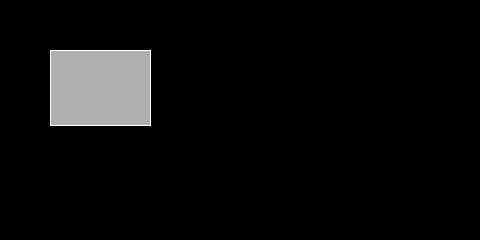
Frame 1 (no input)
Frame 60 (the mouse pressed at the canvas centre just before this capture): identical to frame 1, image omitted
Frame 120 (the mouse held since frame 60 and released just before this capture): identical to frame 1, image omitted

The Processing sketch that drew this single still picture (run headless with seeded random() and noise(); from frame 60 on, the mouse is pressed at the canvas centre):

// Processing sketch: example_05_05_switchbutton
// ── example_05_05_switchbutton.pde
// Learning Processing
// Daniel Shiffman
// http://www.learningprocessing.com

// Example 5-5: Button as switch
boolean button = false;

int x = 50;
int y = 50;
int w = 100;
int h = 75;

void setup() {
  size(480, 240); 
}

void draw() {
  if (button) {
    background(255);
    stroke(0);
  } else {
    background(0);
    stroke(255);
  }
  
  fill(175);
  rect(x,y,w,h);
}

// When the mouse is pressed, the state of the button is toggled.   
// Try moving this code to draw() like in the rollover example.  What goes wrong?
void mousePressed() {
  if (mouseX > x && mouseX < x+w && mouseY > y && mouseY < y+h) {
    button = !button;
  }  
}
